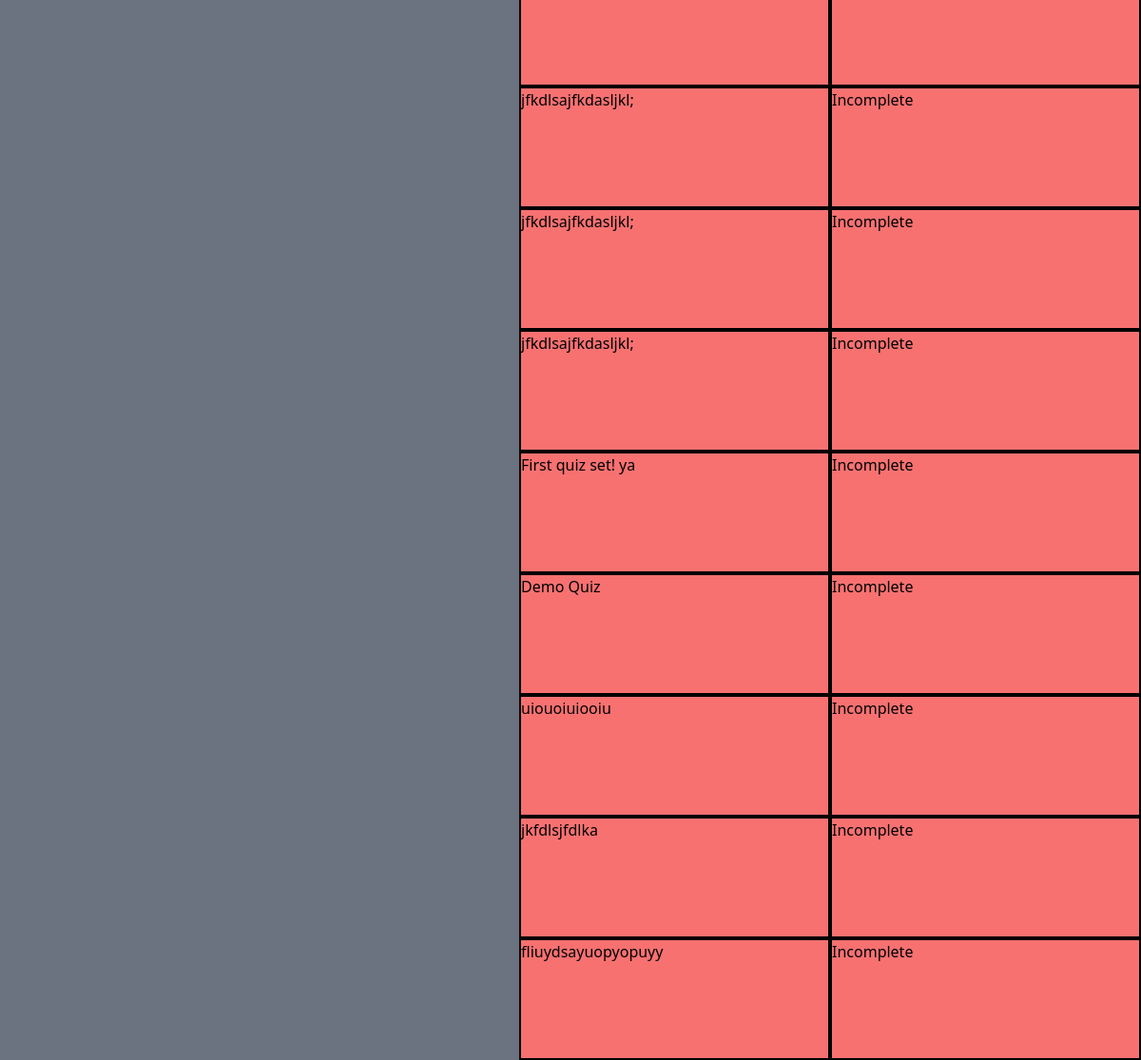
The app's page /scores/ (lower part), older data.
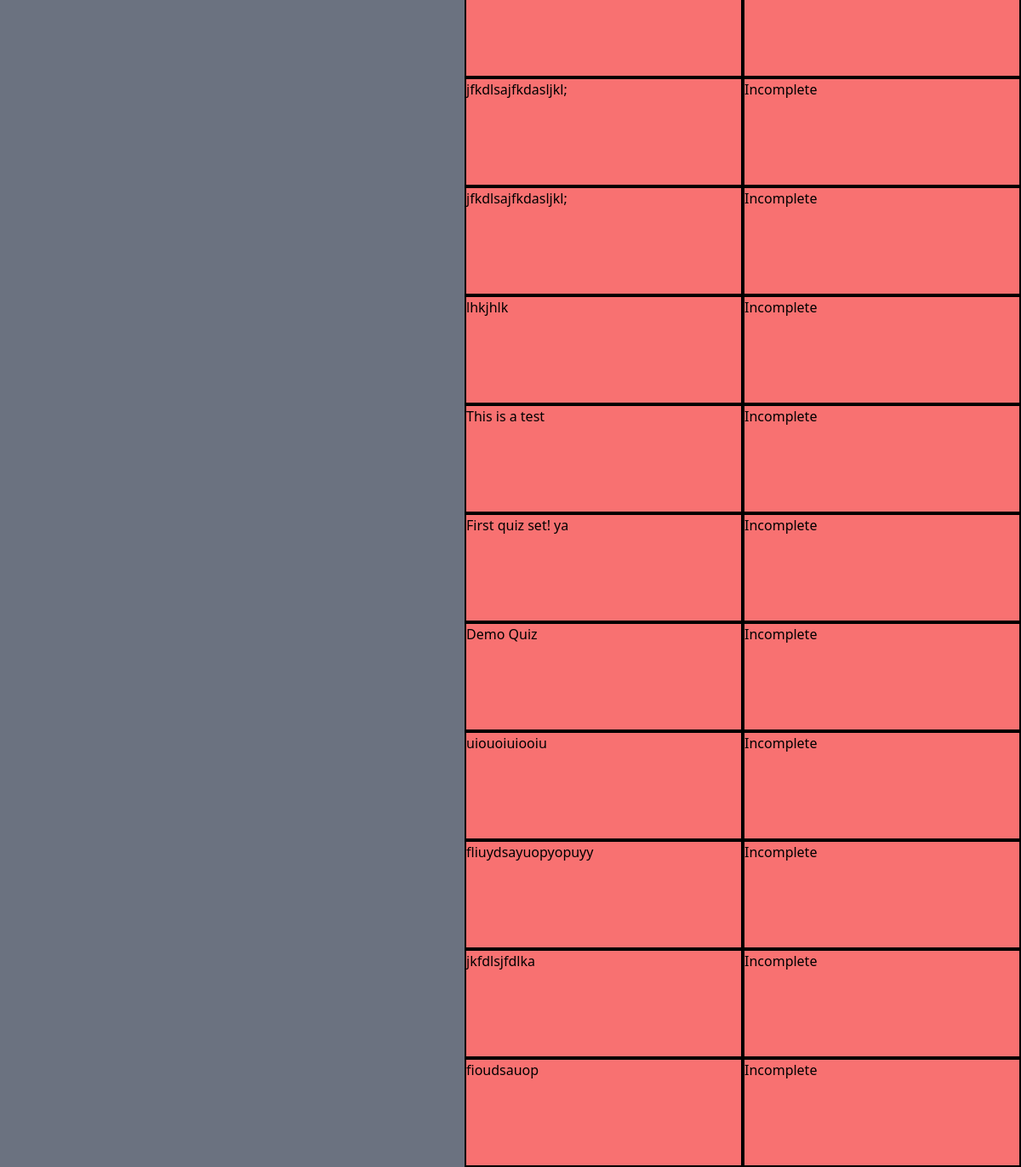
The same page, newer data.
### main/models.py (models this page shows, shortened)
class Quiz(models.Model):
    quiz_name = models.CharField(max_length=100)
    quiz_description = models.TextField(max_length=500)
    pub_date = models.DateTimeField(default=timezone.now)
    due_date = models.DateField()
    set_by = models.CharField(max_length=100, null=True)
    class Meta:
        verbose_name_plural = "Quizes"

### main/views.py (the view)
# urls.py: path("scores/", views.user_score_view, name="user-scores"),
def user_score_view(request):
    quizes = Quiz.objects.all().order_by("due_date")
    completed_quizes = UserQuizInfo.objects.filter(
        user_id=request.user.id
    ).order_by("-completion_date")
    complete_quiz_list = [str(quiz.quiz_name) for quiz in completed_quizes]
    print(complete_quiz_list)
    incomplete_quizes = [
        quiz.quiz_name
        for quiz in quizes
        if quiz.quiz_name not in complete_quiz_list
    ]
    context = {
        "complete_quizes": completed_quizes,
        "incomplete_quizes": incomplete_quizes,
    }
    return render(request, "main/scores.html", context)

### main/templates/main/scores.html (shortened to what this page needs)
{% extends "base.html" %}
{% block content %}
<div class="flex space-x-2 items-start">
    <div id="complete-table" class="grid grid-cols-1 bg-red-400 flex-grow">
        {% for e in incomplete_quizes %}
        <div class="grid grid-cols-2 bg-red-400 h-32">
            <span class="border-2 border-black">{{ e }}</span>
            <span class="border-2 border-black">Incomplete</span>
        </div>
        {% endfor %}
    </div>
</div>
{% endblock content %}

Row changes from the older to the newer data that the page shows:
no longer on this page (row unchanged): Quiz: incomplete_quizes "jfkdlsajfkdasljkl;"
added Quiz: incomplete_quizes "lhkjhlk"
added Quiz: incomplete_quizes "This is a test"
now on this page (row edited): Quiz: incomplete_quizes "fioudsauop"
Text that changed along with them:
new list line: "Incomplete"
list line gone: "jfkdlsajfkdasljkl;"
list line gone: "Incomplete"
